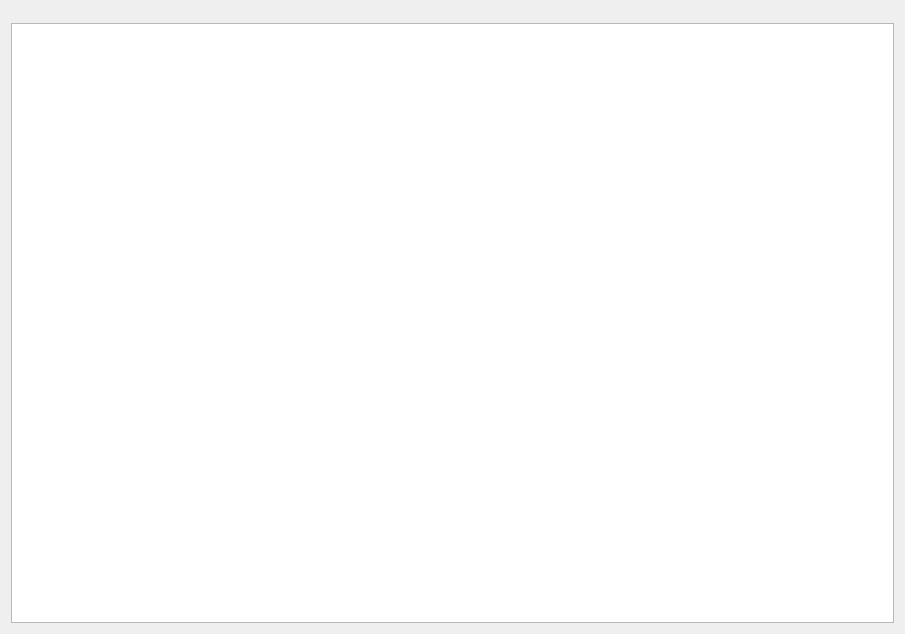
<?xml version="1.0" encoding="UTF-8"?>
<ui version="4.0">
 <class>GridView</class>
 <widget class="QWidget" name="GridView">
  <property name="geometry">
   <rect>
    <x>0</x>
    <y>0</y>
    <width>905</width>
    <height>634</height>
   </rect>
  </property>
  <property name="windowTitle">
   <string>Form</string>
  </property>
  <layout class="QVBoxLayout" name="verticalLayout">
   <item>
    <widget class="StaticFilter" name="staticFilters" native="true"/>
   </item>
   <item>
    <widget class="QWidget" name="toolbar" native="true"/>
   </item>
   <item>
    <widget class="QScrollArea" name="scrollArea_2">
     <property name="verticalScrollBarPolicy">
      <enum>Qt::ScrollBarAlwaysOff</enum>
     </property>
     <property name="horizontalScrollBarPolicy">
      <enum>Qt::ScrollBarAsNeeded</enum>
     </property>
     <property name="widgetResizable">
      <bool>true</bool>
     </property>
     <widget class="QWidget" name="scrollAreaWidgetContents_2">
      <property name="geometry">
       <rect>
        <x>0</x>
        <y>0</y>
        <width>885</width>
        <height>582</height>
       </rect>
      </property>
      <layout class="QVBoxLayout" name="verticalLayout_2">
       <property name="spacing">
        <number>0</number>
       </property>
       <property name="leftMargin">
        <number>0</number>
       </property>
       <property name="topMargin">
        <number>0</number>
       </property>
       <property name="rightMargin">
        <number>0</number>
       </property>
       <property name="bottomMargin">
        <number>0</number>
       </property>
       <item>
        <widget class="HeaderTableView" name="tableHeader">
         <property name="sizePolicy">
          <sizepolicy hsizetype="Expanding" vsizetype="Minimum">
           <horstretch>0</horstretch>
           <verstretch>0</verstretch>
          </sizepolicy>
         </property>
         <property name="maximumSize">
          <size>
           <width>16777215</width>
           <height>16777215</height>
          </size>
         </property>
         <property name="contextMenuPolicy">
          <enum>Qt::NoContextMenu</enum>
         </property>
         <property name="frameShape">
          <enum>QFrame::NoFrame</enum>
         </property>
         <property name="verticalScrollBarPolicy">
          <enum>Qt::ScrollBarAlwaysOff</enum>
         </property>
         <property name="horizontalScrollBarPolicy">
          <enum>Qt::ScrollBarAlwaysOff</enum>
         </property>
         <property name="editTriggers">
          <set>QAbstractItemView::AllEditTriggers</set>
         </property>
         <property name="showDropIndicator" stdset="0">
          <bool>false</bool>
         </property>
         <property name="dragDropOverwriteMode">
          <bool>false</bool>
         </property>
         <property name="selectionMode">
          <enum>QAbstractItemView::NoSelection</enum>
         </property>
         <property name="selectionBehavior">
          <enum>QAbstractItemView::SelectRows</enum>
         </property>
         <property name="showGrid">
          <bool>true</bool>
         </property>
         <property name="cornerButtonEnabled">
          <bool>false</bool>
         </property>
         <attribute name="verticalHeaderHighlightSections">
          <bool>false</bool>
         </attribute>
         <attribute name="verticalHeaderShowSortIndicator" stdset="0">
          <bool>false</bool>
         </attribute>
        </widget>
       </item>
       <item>
        <widget class="TableView" name="tableData">
         <property name="sizePolicy">
          <sizepolicy hsizetype="Expanding" vsizetype="Expanding">
           <horstretch>0</horstretch>
           <verstretch>1</verstretch>
          </sizepolicy>
         </property>
         <property name="autoFillBackground">
          <bool>false</bool>
         </property>
         <property name="frameShape">
          <enum>QFrame::NoFrame</enum>
         </property>
         <property name="verticalScrollBarPolicy">
          <enum>Qt::ScrollBarAsNeeded</enum>
         </property>
         <property name="horizontalScrollBarPolicy">
          <enum>Qt::ScrollBarAlwaysOff</enum>
         </property>
         <property name="sizeAdjustPolicy">
          <enum>QAbstractScrollArea::AdjustToContentsOnFirstShow</enum>
         </property>
         <property name="alternatingRowColors">
          <bool>true</bool>
         </property>
         <attribute name="horizontalHeaderVisible">
          <bool>false</bool>
         </attribute>
        </widget>
       </item>
      </layout>
     </widget>
    </widget>
   </item>
  </layout>
 </widget>
 <customwidgets>
  <customwidget>
   <class>StaticFilter</class>
   <extends>QWidget</extends>
   <header>StaticFilter.h</header>
   <container>1</container>
  </customwidget>
  <customwidget>
   <class>TableView</class>
   <extends>QTableView</extends>
   <header>TableView.h</header>
  </customwidget>
  <customwidget>
   <class>HeaderTableView</class>
   <extends>QTableView</extends>
   <header>HeaderTableView.h</header>
  </customwidget>
 </customwidgets>
 <resources/>
 <connections/>
</ui>
